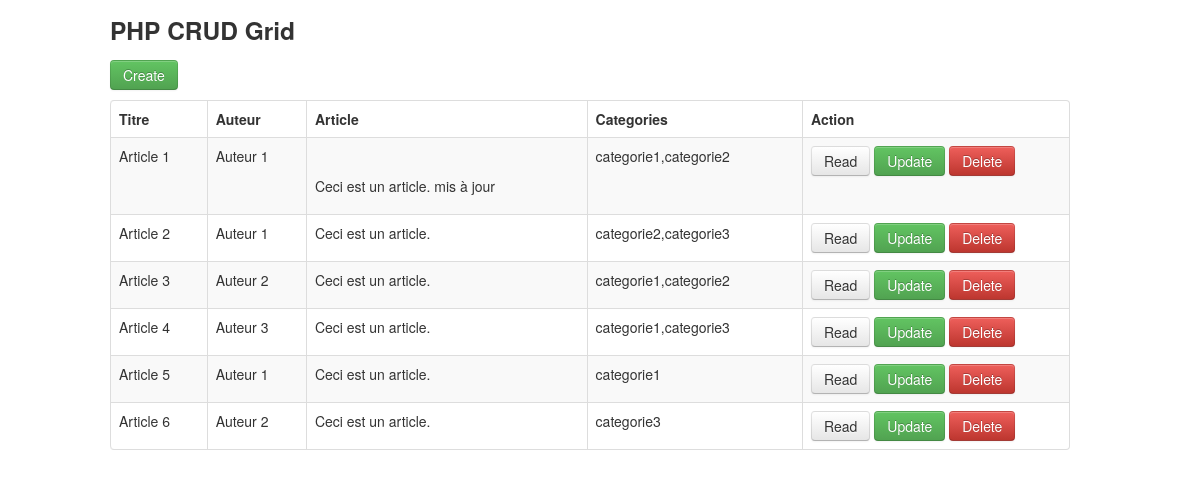
/dashboard/index.php, run on the app's committed database.
### tables this page shows
CREATE TABLE IF NOT EXISTS `articles` (
  `id` int(11) NOT NULL AUTO_INCREMENT,
  `titre` varchar(255) NOT NULL,
  `auteur` varchar(100) NOT NULL,
  `article` text,
  PRIMARY KEY (`id`)
);

### dashboard/index.php (the view, shortened to what this page needs)
<!DOCTYPE html>
<html lang="en">
<head>
    <link   href="css/bootstrap.min.css" rel="stylesheet">
</head>
<body>
    <div class="container">
            <div class="row">
                <h3>PHP CRUD Grid</h3>
            </div>
            <div class="row">
                <p>
                    <a href="create.php" class="btn btn-success">Create</a>
                </p>
                <table class="table table-striped table-bordered">
                  <thead>
                    <tr>
                      <th>Titre</th>
                      <th>Auteur</th>
                      <th>Article</th>
                      <th>Categories</th>
                      <th>Action</th>
                    </tr>
                  </thead>
                  <tbody>
                  <?php
                   require '../get_Articles.php';
                   $req = $conn->prepare("
                       SELECT a.id, a.titre, a.article, GROUP_CONCAT(c.categorie) AS categorie, a.auteur
                       FROM articles AS a
                       INNER JOIN articles_categories AS ac
                           ON a.id = ac.articles_id
                       INNER JOIN categories AS c
                           ON ac.categories_id = c.id
                       GROUP BY a.id
                    ");
                    $req->execute();
                    $article = $req->fetchAll(PDO::FETCH_OBJ);
                   foreach ($article as $row) {
                            echo '<tr>';
                            echo '<td>'. $row->titre . '</td>';
                            echo '<td>'. $row->auteur . '</td>';
                            echo '<td>'. $row->article . '</td>';
                            echo '<td>'. $row->categorie .'</td>';
                            echo '<td width=250>';
                            echo '<a class="btn" href="read.php?id='.$row->id.'">Read</a>';
                            echo '<a class="btn btn-success" href="update.php?id='.$row->id.'">Update</a>';
                            echo '<a class="btn btn-danger" href="delete.php?id='.$row->id.'">Delete</a>';
                            echo '</td>';
                            echo '</tr>';
                   }
                  ?>
                  </tbody>
            </table>
        </div>
    </div>
  </body>
</html>

### data on the page
articles: titre "Article 1", auteur "Auteur 1", article "Ceci est un article. mis à jour", categorie "categorie1,categorie2"
articles: titre "Article 2", auteur "Auteur 1", article "Ceci est un article.", categorie "categorie2,categorie3"
articles: titre "Article 3", auteur "Auteur 2", article "Ceci est un article.", categorie "categorie1,categorie2"
articles: titre "Article 4", auteur "Auteur 3", article "Ceci est un article.", categorie "categorie1,categorie3"
articles: titre "Article 5", auteur "Auteur 1", article "Ceci est un article.", categorie "categorie1"
articles: titre "Article 6", auteur "Auteur 2", article "Ceci est un article.", categorie "categorie3"
